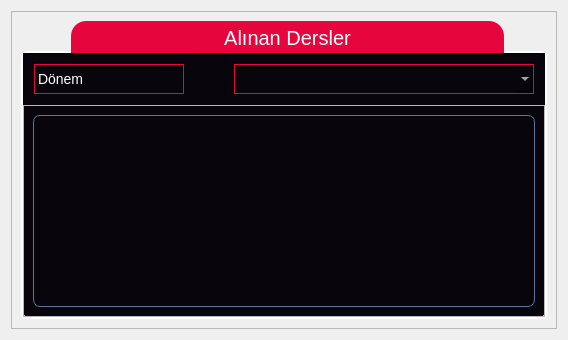
               <widget class="QWidget" name="pageAlinanDersler">
                <layout class="QVBoxLayout" name="verticalLayout_18">
                 <item>
                  <widget class="QFrame" name="frameAlinanDersler">
                   <property name="frameShape">
                    <enum>QFrame::StyledPanel</enum>
                   </property>
                   <property name="frameShadow">
                    <enum>QFrame::Raised</enum>
                   </property>
                   <layout class="QVBoxLayout" name="verticalLayout_19">
                    <item>
                     <widget class="QGroupBox" name="groupBox">
                      <property name="font">
                       <font>
                        <pointsize>-1</pointsize>
                       </font>
                      </property>
                      <property name="styleSheet">
                       <string notr="true">QGroupBox {
    border: 2px solid white;
    border-color: rgb(255,255,255);
    margin-top: 30px;
    font-size: 20px;
	border-top-left-radius: 7px;
    border-top-right-radius: 7px;
    border-bottom-left-radius:7px;
    border-bottom-right-radius: 7px;
	background-color: rgb(9,5,13);
}

QGroupBox::title {
    subcontrol-origin: margin;
    subcontrol-position: top center;
    border-top-left-radius: 15px;
    border-top-right-radius: 15px;
    padding: 5px 150px;
    background-color: rgb(231,5,62);
    color: rgb(255, 255, 255);
}</string>
                      </property>
                      <property name="title">
                       <string>Alınan Dersler</string>
                      </property>
                      <layout class="QVBoxLayout" name="verticalLayout_20" stretch="10,90">
                       <property name="spacing">
                        <number>0</number>
                       </property>
                       <property name="leftMargin">
                        <number>0</number>
                       </property>
                       <property name="topMargin">
                        <number>0</number>
                       </property>
                       <property name="rightMargin">
                        <number>0</number>
                       </property>
                       <property name="bottomMargin">
                        <number>0</number>
                       </property>
                       <item>
                        <widget class="QFrame" name="frame_5">
                         <property name="styleSheet">
                          <string notr="true">QFrame{
background-color: rgb(9,5,13);
border-color: rgb(231, 5, 62);
}</string>
                         </property>
                         <property name="frameShape">
                          <enum>QFrame::StyledPanel</enum>
                         </property>
                         <property name="frameShadow">
                          <enum>QFrame::Raised</enum>
                         </property>
                         <layout class="QHBoxLayout" name="horizontalLayout_3" stretch="10,90">
                          <property name="spacing">
                           <number>30</number>
                          </property>
                          <property name="leftMargin">
                           <number>0</number>
                          </property>
                          <property name="topMargin">
                           <number>0</number>
                          </property>
                          <property name="rightMargin">
                           <number>0</number>
                          </property>
                          <property name="bottomMargin">
                           <number>0</number>
                          </property>
                          <item alignment="Qt::AlignLeft|Qt::AlignVCenter">
                           <widget class="QFrame" name="frame_8">
                            <property name="frameShape">
                             <enum>QFrame::StyledPanel</enum>
                            </property>
                            <property name="frameShadow">
                             <enum>QFrame::Raised</enum>
                            </property>
                            <layout class="QVBoxLayout" name="verticalLayout_46">
                             <item>
                              <widget class="QLabel" name="lblAlinanDersler">
                               <property name="minimumSize">
                                <size>
                                 <width>150</width>
                                 <height>30</height>
                                </size>
                               </property>
                               <property name="font">
                                <font>
                                 <pointsize>-1</pointsize>
                                </font>
                               </property>
                               <property name="styleSheet">
                                <string notr="true">QLabel {
    border: 1px solid gray;
    border-color: rgb(231,5,62);
    font-size: 14px;
	background-color: rgb(9,5,13);
	color:rgb(255,255,255);
}</string>
                               </property>
                               <property name="text">
                                <string>Dönem</string>
                               </property>
                              </widget>
                             </item>
                            </layout>
                           </widget>
                          </item>
                          <item alignment="Qt::AlignLeft|Qt::AlignVCenter">
                           <widget class="QFrame" name="frame_17">
                            <property name="frameShape">
                             <enum>QFrame::StyledPanel</enum>
                            </property>
                            <property name="frameShadow">
                             <enum>QFrame::Raised</enum>
                            </property>
                            <layout class="QVBoxLayout" name="verticalLayout_47">
                             <item>
                              <widget class="QComboBox" name="cmBoxAlinanDersler">
                               <property name="minimumSize">
                                <size>
                                 <width>300</width>
                                 <height>30</height>
                                </size>
                               </property>
                               <property name="styleSheet">
                                <string notr="true">QComboBox {
    border: 1px solid gray;
    border-color: rgb(231,5,62);
    font-size: 14px;
	background-color: rgb(9,5,13);
	color:rgb(255,255,255);
}

QComboBox:hover {
background-color: qlineargradient(spread:pad, x1:0, y1:1, x2:0, y2:0, stop:0 rgb(41, 128, 185), stop:1 rgb(52, 152, 219));
}

QComboBox QAbstractItemView {
selection-background-color: lightgray;
color:rgb(255,255,255);
}</string>
                               </property>
                              </widget>
                             </item>
                            </layout>
                           </widget>
                          </item>
                         </layout>
                        </widget>
                       </item>
                       <item>
                        <widget class="QFrame" name="frame_6">
                         <property name="frameShape">
                          <enum>QFrame::StyledPanel</enum>
                         </property>
                         <property name="frameShadow">
                          <enum>QFrame::Raised</enum>
                         </property>
                         <layout class="QVBoxLayout" name="verticalLayout_21">
                          <item>
                           <widget class="QTableView" name="tableAlinanDersler">
                            <property name="styleSheet">
                             <string notr="true">QTableView {
border: 1px solid #5E749C;
border-radius: 7px;
background-color: rgb(9,5,13);
color:rgb(255,255,255);
gridline-color: rgb(231,5,62);
}

QTableView::item:focus{
selection-background-color: yellow;
}
QHeaderView::section {
   background-color: rgb(9,5,13);
   color:rgb(255,255,255);
   border: 1px solid  rgb(231,5,62);
}

QScrollBar:vertical {
 background: #32CC99;
}
QScrollBar:horizontal {
background: #FF0000;
}</string>
                            </property>
                           </widget>
                          </item>
                         </layout>
                        </widget>
                       </item>
                      </layout>
                     </widget>
                    </item>
                   </layout>
                  </widget>
                 </item>
                </layout>
               </widget>
